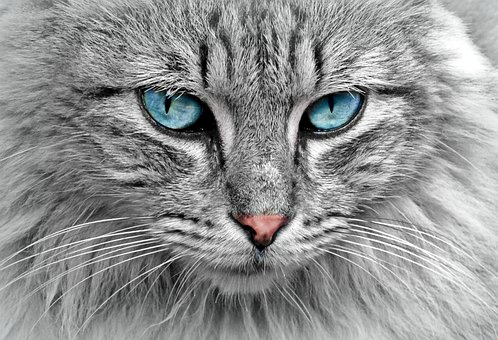
#> input picture LAB5/pic.jpeg, 498 x 340 px
$ jupyter execute 1.ipynb
#> lines starting #> are read from the running program, lines starting #| are printed output that depends on the picture; after the words box and inside, x2 and y2 are one past the last pixel; in counts of white or black regions, pixels touching at a corner belong together
[cell 1]
import cv2
import numpy as np
img = cv2.imread('pic.jpeg')
#> img is the input picture: shape (340, 498, 3); mean B, G, R 145.5, 145.7, 144.5
hsv_img = cv2.cvtColor(img, cv2.COLOR_BGR2HSV)
#> hsv_img: shape (340, 498, 3); mean H, S, V 37.5, 5.6, 146.3


lower_blue = np.array([90, 50, 50])
upper_b= np.array([130, 255, 255])


mask = cv2.inRange(hsv_img, lower_blue, upper_b)
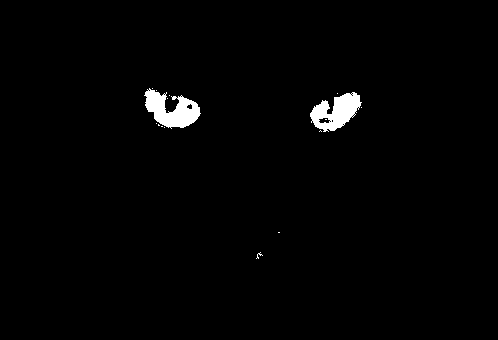
#> mask: shape (340, 498); 1.5% white; 16 white regions (14 under 20 px), largest, box (x1, y1, x2, y2) and area: (144, 88, 201, 129) 1263, (310, 92, 362, 132) 1165


kernel = np.ones((5, 5), np.uint8)
mask = cv2.erode(mask, kernel)
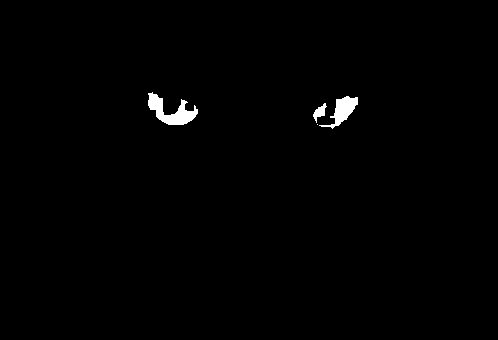
#> mask: shape (340, 498); 0.8% white; 4 white regions (1 under 20 px), largest, box (x1, y1, x2, y2) and area: (148, 92, 198, 125) 735, (319, 96, 358, 129) 494, (313, 103, 327, 123) 124
mask = cv2.dilate(mask, kernel)
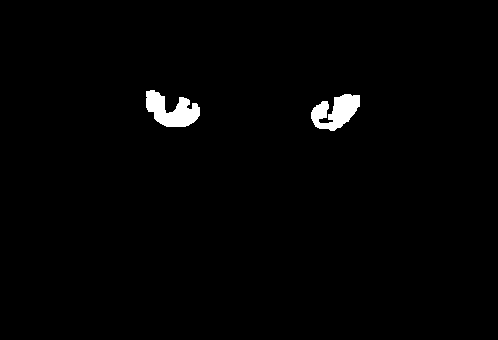
#> mask: shape (340, 498); 1.4% white; 2 white regions


contours, _ = cv2.findContours(mask, cv2.RETR_EXTERNAL, cv2.CHAIN_APPROX_SIMPLE)
#> contours = 2 contours; box (x1, y1, x2, y2) and area: (146, 90, 200, 127) 1095, (311, 94, 360, 131) 1002


for cnt in contours:
    x, y, w, h = cv2.boundingRect(cnt)
    cv2.rectangle(img, (x, y), (x+w, y+h), (255, 0, 0), 2)
#> this loop made 2 passes
#> (x, y, w, h) on passes 1 to 2: (311, 94, 49, 37), (146, 90, 54, 37)
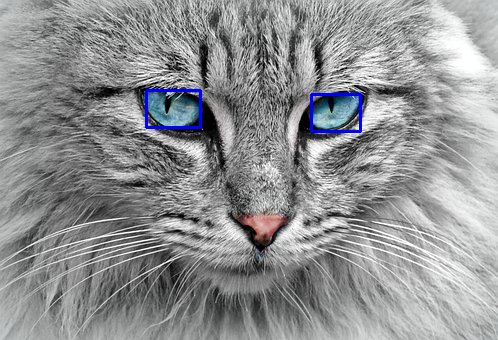
#> img: shape (340, 498, 3); 0.62% of pixels changed, all inside (x1, y1, x2, y2) = (145, 89, 362, 133)


cv2.imshow("pic.jpeg", img)

cv2.waitKey(0)
cv2.destroyAllWindows()
